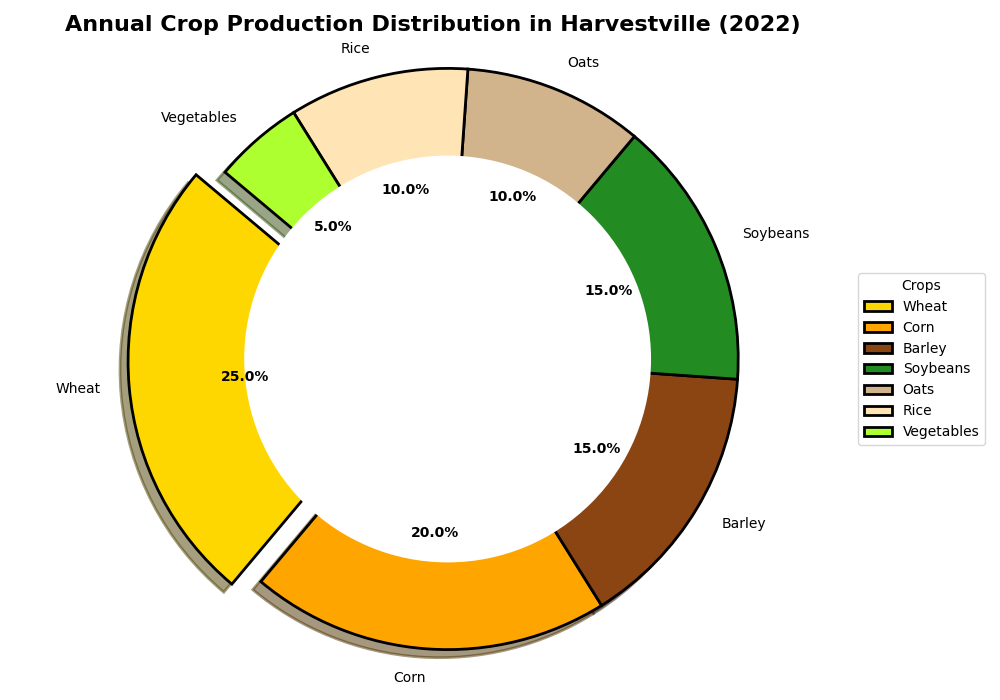

This chart was generated by the following Python code:
import matplotlib.pyplot as plt

# Crops produced in Harvestville and their respective percentages
crops = ['Wheat', 'Corn', 'Barley', 'Soybeans', 'Oats', 'Rice', 'Vegetables']
percentages = [25, 20, 15, 15, 10, 10, 5]

# Colors associated with each crop
crop_colors = ['#FFD700', '#FFA500', '#8B4513', '#228B22', '#D2B48C', '#FFE4B5','#ADFF2F']

# Explode the largest crop section (Wheat)
explode = [0.1 if crop == 'Wheat' else 0 for crop in crops]

# Create the donut pie chart
fig, ax = plt.subplots(figsize=(10, 7))
wedges, texts, autotexts = ax.pie(
    percentages,
    labels=crops,
    colors=crop_colors,
    autopct='%1.1f%%',
    startangle=140,
    explode=explode,
    shadow=True,
    wedgeprops={'edgecolor': 'black', 'linewidth': 2}
)

# Add a circle at the center to turn the pie into a donut
centre_circle = plt.Circle((0, 0), 0.70, fc='white')
fig.gca().add_artist(centre_circle)

# Equal aspect ratio ensures that pie is drawn as a circle
ax.axis('equal')  

for autotext in autotexts:
    autotext.set_color('black')
    autotext.set_fontsize(10)
    autotext.set_weight('bold')

plt.title("Annual Crop Production Distribution in Harvestville (2022)", 
          fontsize=16, fontweight='bold', ha='center')

plt.legend(wedges, crops, title="Crops", loc='center left', bbox_to_anchor=(1, 0, 0.5, 1))

plt.tight_layout()
plt.show()
